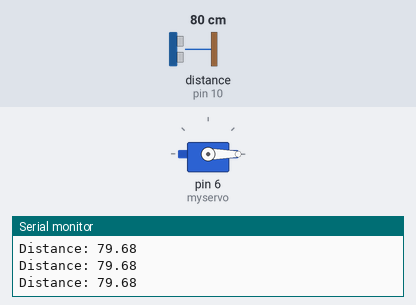
Simulated run of this sketch. Board: Arduino Uno, built with avr-gcc and run on an emulated ATmega328P. Shown: servo, the last lines printed to the serial monitor. Wiring (inferred from the names in the program): ultrasonic range finder: trigger pin 9; echo pin 10. Inputs (shaded band) come from the test bench; at power-on: distance to the obstacle (sensor on pin 10) 80 cm. The echo pulse lasts 58.3 µs per cm.

Above: at 1.2 s.
1.3 s: distance to the obstacle (sensor on pin 10) set to 23 cm
2.8 s: distance to the obstacle (sensor on pin 10) set to 18 cm
At 4.0 s:
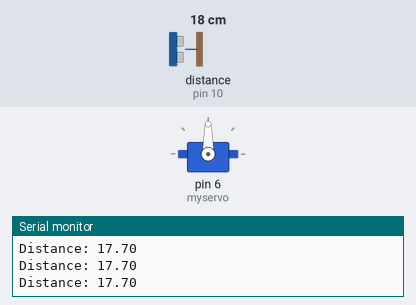
4.4 s: distance to the obstacle (sensor on pin 10) set to 35 cm
At 5.3 s:
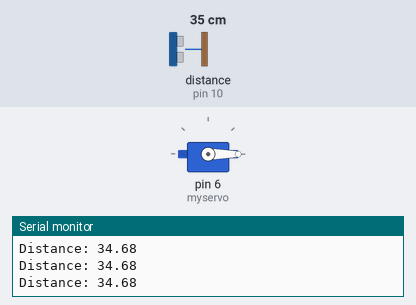
6.0 s: distance to the obstacle (sensor on pin 10) set to 2 cm
At 7.0 s:
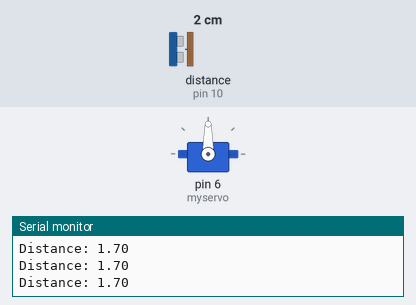
Timing chart, 0 to 8.6 s (numbered marks = the images above; inputs shaded):
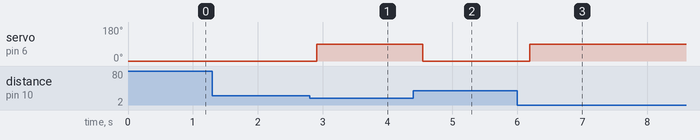

Measured:
- the behaviour switches between 21 and 20 cm on distance to the obstacle (sensor on pin 10) (found by bisection; images 0 and 1)
- after the input at 2.8 s, servo on pin 6 (myservo): 0° → 90° after 0.11 s
- after the input at 4.4 s, servo on pin 6 (myservo): 90° → 0° after 0.14 s
- after the input at 6.0 s, servo on pin 6 (myservo): 0° → 90° after 0.19 s

The sketch:

src.ino
```cpp
#include <Servo.h>
const int trigPin = 9;
const int echoPin = 10;


Servo myservo;


float duration, distance;

void setup() {
	pinMode(trigPin, OUTPUT);
	pinMode(echoPin, INPUT);
	Serial.begin(9600);
  myservo.attach(6);
  myservo.write(0);
}


void loop() {
	digitalWrite(trigPin, LOW);
	delayMicroseconds(2);
	digitalWrite(trigPin, HIGH);
	delayMicroseconds(10);
	digitalWrite(trigPin, LOW);
  duration = pulseIn(echoPin, HIGH);
  distance = (duration*.0343)/2;
  	Serial.print("Distance: ");
	Serial.println(distance);
	delay(100);

  if(distance < 20){
    myservo.write(90);
  } else{
    myservo.write(0);
  }

}
```
